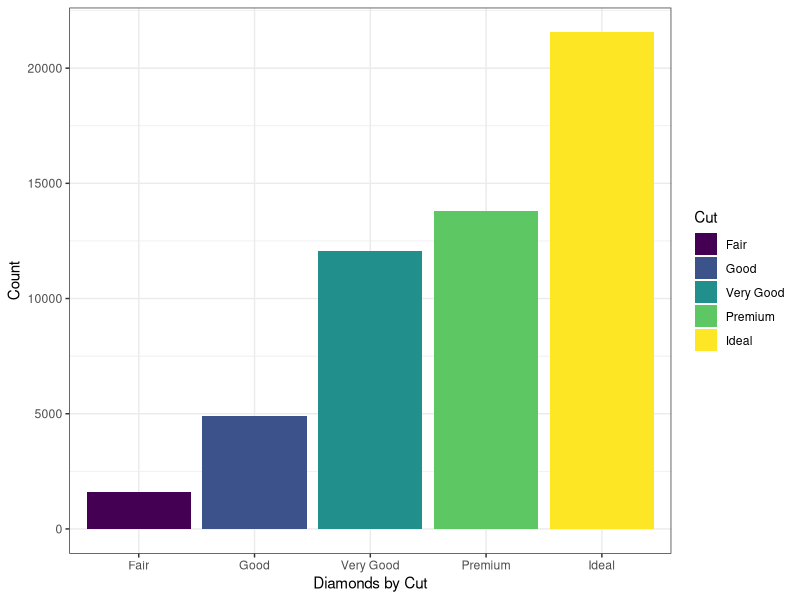
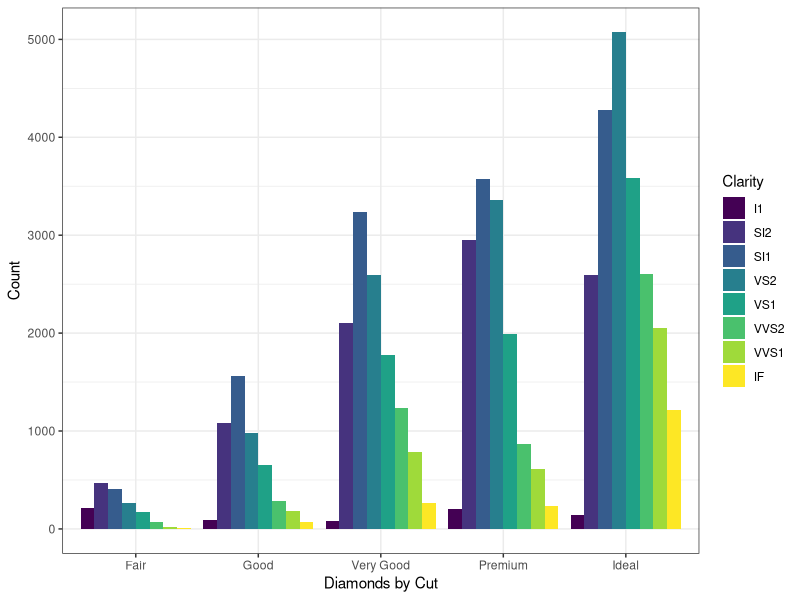
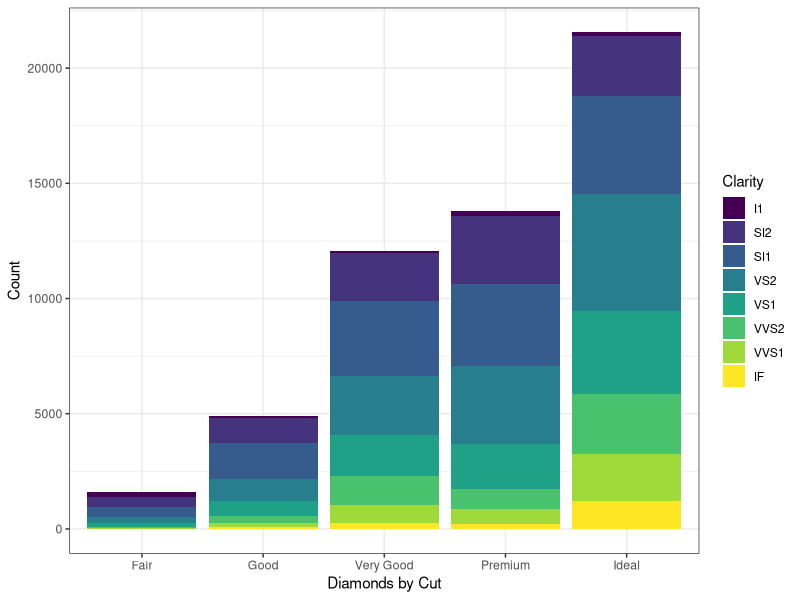
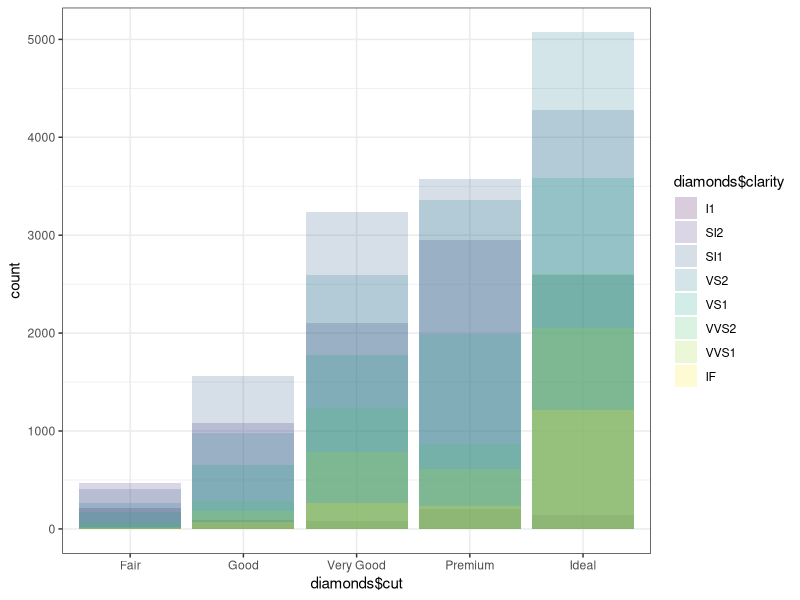
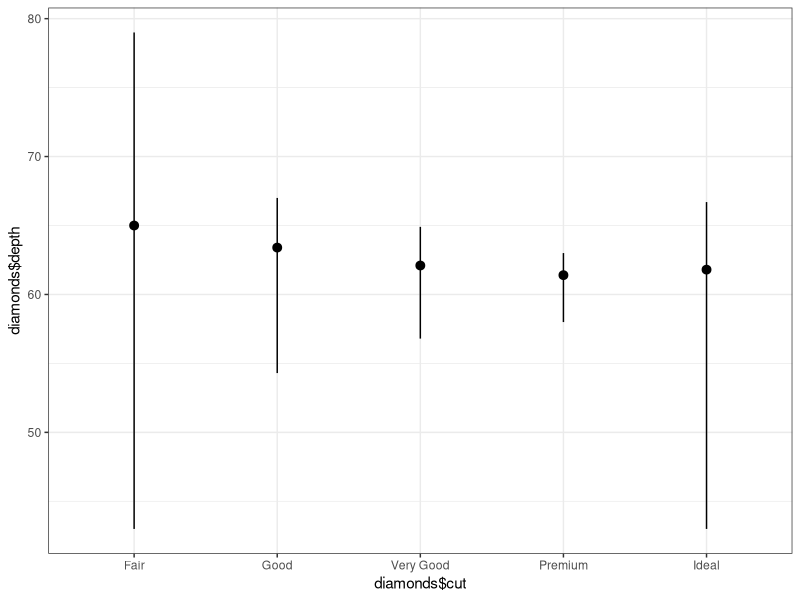
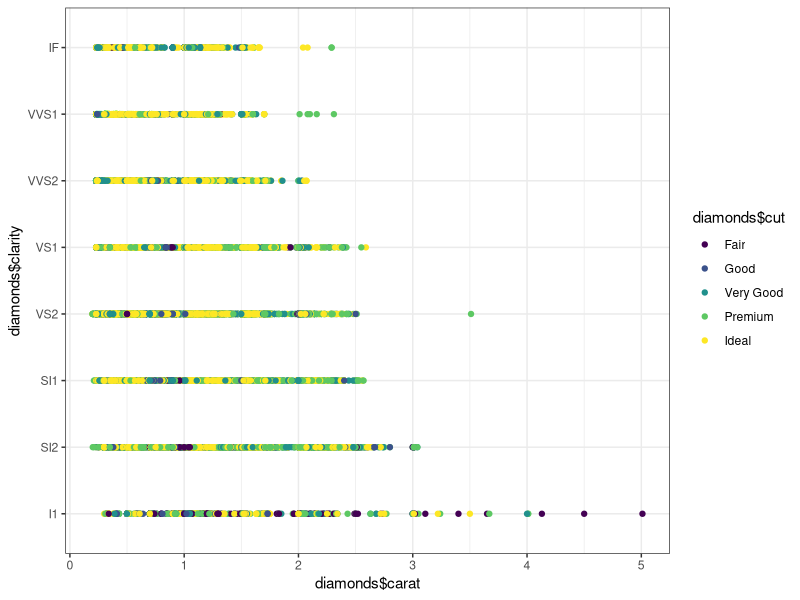

Reproduce these figures in R, in order.
# Learning R, Part 2
#' Based on r4ds (http://r4ds.had.co.nz/), Chapter 3
# 
# Dataset: diamonds
# Part of ggplot2 sample data
# 54,000 diamonds classified by 4 Cs (cut, carat, clarity, color), 
# dimensions and price

require(tidyverse)

#' Load dataset (not necessary, for convenience)
diamonds <- diamonds

#' Explore dataset
summary(diamonds)
?diamonds

#' (7) Bar chart
#' Grouped by cut, bars colored (fill) by cut
myplot7 <- ggplot(data = diamonds) + 
  geom_bar(mapping = aes(x = diamonds$cut, 
                         fill = diamonds$cut)
  )

#' Assign labels
#' //TODD: refactor
myplot7[["labels"]][["x"]] <- "Diamonds by Cut"
myplot7[["labels"]][["y"]] <- "Count"
myplot7[["labels"]][["fill"]] <- "Cut"

myplot7 + theme_bw()

#' (7a) Variant with adjacent bars (dodge)
myplot7a <-  ggplot(data = diamonds) + 
  geom_bar(mapping = aes(x = diamonds$cut, 
                         fill = diamonds$clarity), 
           position = "dodge")

#' Assign labels
#' //TODD: refactor
myplot7a[["labels"]][["x"]] <- "Diamonds by Cut"
myplot7a[["labels"]][["y"]] <- "Count"
myplot7a[["labels"]][["fill"]] <- "Clarity"

myplot7a + theme_bw()

#' (7b) Variant with bars stacked
myplot7b <-  ggplot(data = diamonds) + 
  geom_bar(mapping = aes(x = diamonds$cut, 
                         fill = diamonds$clarity))

#' Assign labels
#' //TODD: refactor
#' //TODO: reverse order that best (IF) go on top
myplot7b[["labels"]][["x"]] <- "Diamonds by Cut"
myplot7b[["labels"]][["y"]] <- "Count"
myplot7b[["labels"]][["fill"]] <- "Clarity"

myplot7b + theme_bw()

# (7c) Variant with stacked bars 
# with identity and Alpha channel transparency

myplot7c <-  ggplot(data = diamonds, 
                    mapping = aes(x = diamonds$cut, 
                                  fill = diamonds$clarity)
) + 
  geom_bar(alpha = 1/5, position = "identity")

myplot7c + theme_bw()

#' Statistical transformations
#' 
myplot8 <-  ggplot(data = diamonds) + 
  stat_summary(
    mapping = aes(x = diamonds$cut, y = diamonds$depth),
    fun.ymin = min,
    fun.ymax = max,
    fun.y = median
  )

myplot8 + theme_bw()

#' Scatterplot Carat by Clarity
#' 
myplot9 <- ggplot(data = diamonds, 
                  mapping = aes(x = diamonds$carat,
                                y = diamonds$clarity,
                                color = diamonds$cut)
                  ) + 
  geom_point()

myplot9 + theme_bw()

